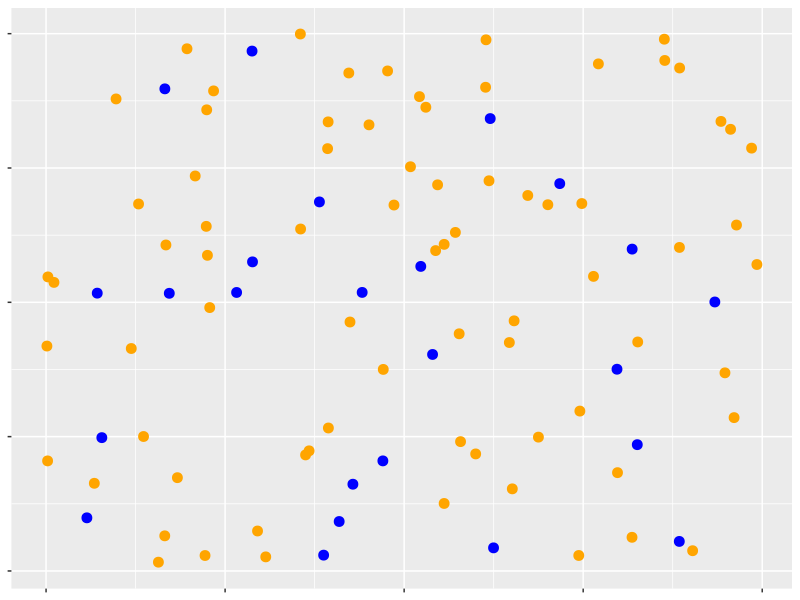
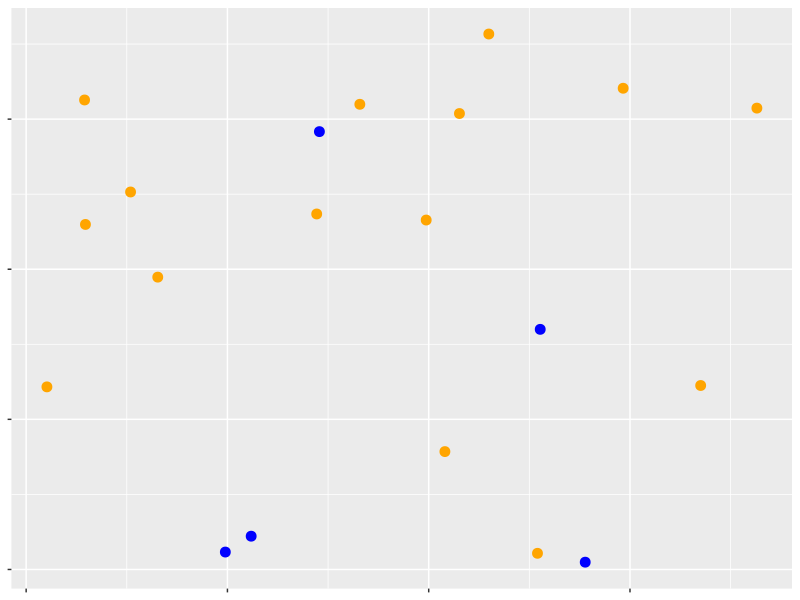

These charts were generated, in order, by the following R code:
## ---- chunk 1
#| echo: false

set.seed(2020)
plot_df = data.frame("x" = runif(100,0,1),"y" = runif(100,0,1),"Sampled"= rbinom(100,1,0.2))
plot_df$Sampled = factor(plot_df$Sampled)
library(ggplot2)
plot1=ggplot(plot_df)+geom_point(aes(x=x,y=y,color=Sampled),size=3)+
  theme(legend.position="none",text=element_blank())+scale_colour_manual(values = c("orange", "blue"))
plot1

## ---- chunk 2
#| echo: false
plot_df2 = data.frame("x"=runif(20,0,1),"y" = runif(20,0,1),"Marked"=rbinom(20,1,0.2))
plot_df2$Marked = factor(plot_df2$Marked)
plot2 = ggplot(plot_df2)+geom_point(aes(x=x,y=y,color=Marked),size=3)+
  theme(legend.position="none",text=element_blank())+scale_colour_manual(values = c("orange", "blue"))

plot2
